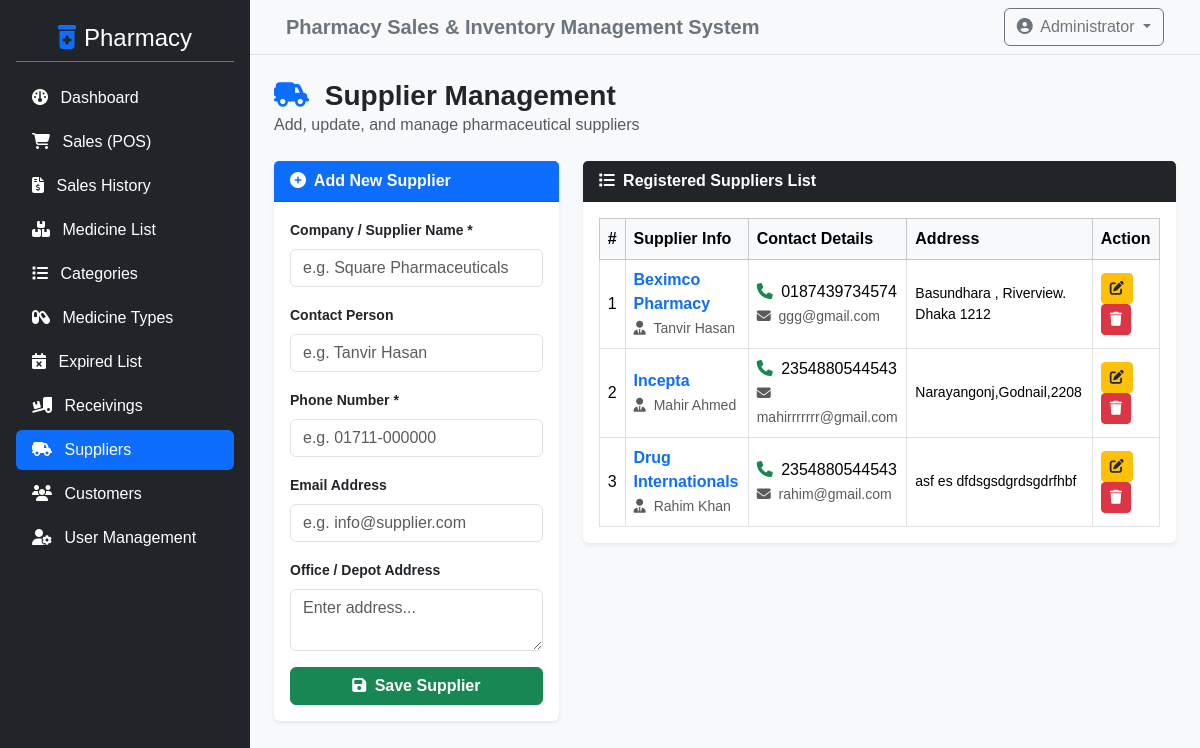
/admin/suppliers.php (signed in), run on an earlier commit of the app's database.
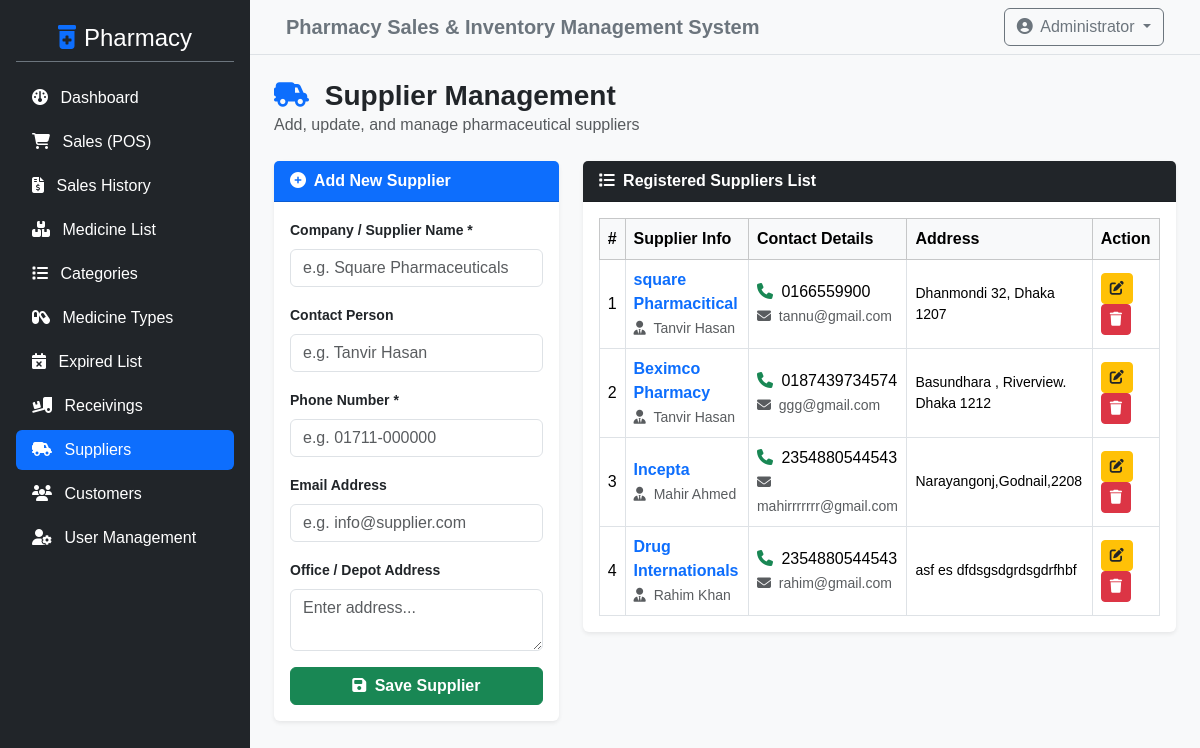
And on a later commit of the database.
### tables this page shows
CREATE TABLE `supplier_list` (
  `id` int NOT NULL,
  `supplier_name` varchar(255) NOT NULL,
  `contact_person` varchar(255) DEFAULT NULL,
  `phone` varchar(50) NOT NULL,
  `email` varchar(100) DEFAULT NULL,
  `address` text
);

### admin/suppliers.php (the view, shortened to what the changed rows need)
<?php
include '../config/db_connect.php';
$suppliers = $conn->query("SELECT * FROM supplier_list ORDER BY id DESC");
?>
<?php include '../includes/header.php'; ?>
<div class="d-flex">
    <div class="w-100 bg-light min-vh-100">
        <div class="container-fluid p-4">
            <div class="row g-4">
                <div class="col-md-8">
                    <div class="card shadow-sm border-0">
                        <div class="card-body">
                            <div class="table-responsive">
                                <table class="table table-bordered table-hover align-middle mb-0">
                                    <thead class="table-light">
                                        <tr>
                                            <th>#</th>
                                            <th>Supplier Info</th>
                                            <th>Contact Details</th>
                                            <th>Address</th>
                                            <th>Action</th>
                                        </tr>
                                    </thead>
                                    <tbody>
                                        <?php if ($suppliers && $suppliers->num_rows > 0): ?>
                                            <?php $i = 1; while ($row = $suppliers->fetch_assoc()): ?>
                                                <tr>
                                                    <td><?php echo $i++; ?></td>
                                                    <td>
                                                        <div class="fw-bold text-primary"><?php echo htmlspecialchars($row['supplier_name']); ?></div>
                                                        <small class="text-muted"><i class="fa-solid fa-user-tie me-1"></i> <?php echo htmlspecialchars($row['contact_person'] ?: 'N/A'); ?></small>
                                                    </td>
                                                    <td>
                                                        <div><i class="fa-solid fa-phone me-1 text-success"></i> <?php echo htmlspecialchars($row['phone']); ?></div>
                                                        <?php if (!empty($row['email'])): ?>
                                                            <small class="text-muted"><i class="fa-solid fa-envelope me-1"></i> <?php echo htmlspecialchars($row['email']); ?></small>
                                                        <?php endif; ?>
                                                    </td>
                                                    <td class="small"><?php echo htmlspecialchars($row['address'] ?: 'N/A'); ?></td>
                                                    <td>
                                                        <button type="button" class="btn btn-sm btn-warning text-dark"
                                                                data-bs-toggle="modal"
                                                                data-bs-target="#editModal<?php echo $row['id']; ?>">
                                                            <i class="fa-solid fa-pen-to-square"></i>
                                                        </button>
                                                        <a href="suppliers.php?delete_id=<?php echo $row['id']; ?>"
                                                           class="btn btn-sm btn-danger"
                                                           onclick="return confirm('Are you sure you want to delete this supplier?');">
                                                            <i class="fa-solid fa-trash"></i>
                                                        </a>
                                                    </td>
                                                </tr>
                                            <?php endwhile; ?>
                                        <?php else: ?>
                                            <tr>
                                                <td colspan="5" class="text-center text-muted py-4">No suppliers found. Add one from the left form!</td>
                                            </tr>
                                        <?php endif; ?>
                                    </tbody>
                                </table>
                            </div>
                        </div>
                    </div>
                </div>
            </div>
        </div>
    </div>
</div>
<?php include '../includes/footer.php'; ?>

What changed in the data, as far as the page shows it:
added supplier_list: supplier_name "square Pharmacitical", contact_person "Tanvir Hasan", phone "0166559900", email "tannu@gmail.com", address "Dhanmondi 32, Dhaka 1207"
